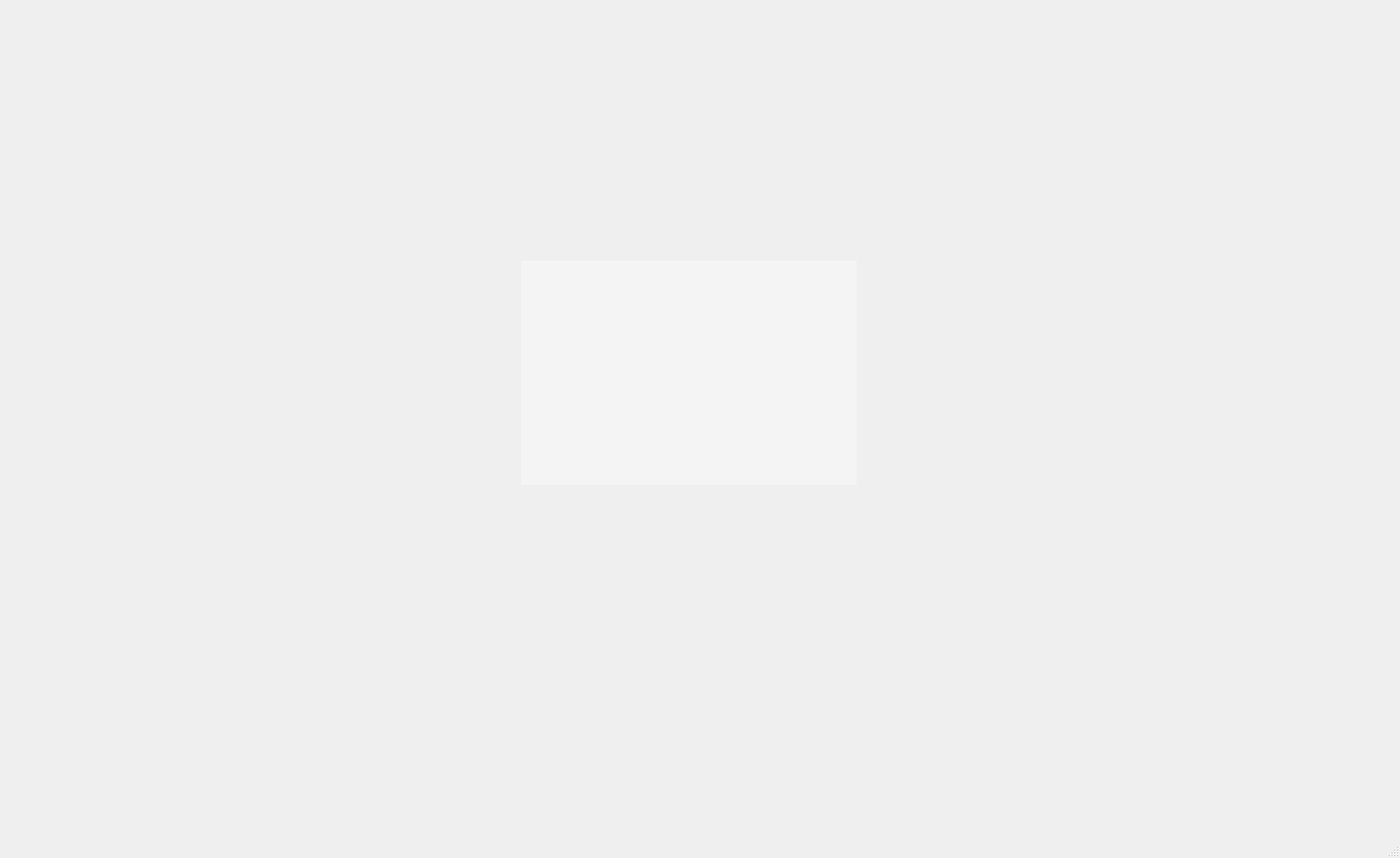
<?xml version="1.0" encoding="UTF-8"?>
<ui version="4.0">
 <class>MainWindow</class>
 <widget class="QMainWindow" name="MainWindow">
  <property name="geometry">
   <rect>
    <x>0</x>
    <y>0</y>
    <width>1505</width>
    <height>922</height>
   </rect>
  </property>
  <property name="windowTitle">
   <string>MainWindow</string>
  </property>
  <property name="styleSheet">
   <string notr="true"/>
  </property>
  <widget class="QWidget" name="centralwidget">
   <widget class="QStackedWidget" name="stackedWidget">
    <property name="geometry">
     <rect>
      <x>320</x>
      <y>50</y>
      <width>841</width>
      <height>731</height>
     </rect>
    </property>
    <property name="currentIndex">
     <number>4</number>
    </property>
    <widget class="QWidget" name="menu">
     <widget class="QLabel" name="label">
      <property name="enabled">
       <bool>false</bool>
      </property>
      <property name="geometry">
       <rect>
        <x>20</x>
        <y>190</y>
        <width>821</width>
        <height>471</height>
       </rect>
      </property>
      <property name="styleSheet">
       <string notr="true">border-image: url(:/img/background.png);
border-radius:30px;
</string>
      </property>
      <property name="text">
       <string/>
      </property>
     </widget>
     <widget class="QPushButton" name="page1_Button">
      <property name="geometry">
       <rect>
        <x>320</x>
        <y>380</y>
        <width>221</width>
        <height>121</height>
       </rect>
      </property>
      <property name="minimumSize">
       <size>
        <width>0</width>
        <height>121</height>
       </size>
      </property>
      <property name="styleSheet">
       <string notr="true">QPushButton {
    border-radius: 20px;
    image: url(:/img/单字识别.png);
    border: none; /* 如果不需要边框可以设置为none */
}

QPushButton:hover {
    background-color: rgba(255, 255, 255, 1); /* 添加半透明遮罩 */
}

QPushButton:pressed {
    margin: 2px; /* 调整边距，模拟按钮缩小效果 */
    background-color: rgba(255, 255, 255, 0.2); /* 保持悬停效果并应用于按下状态 */
}
</string>
      </property>
      <property name="text">
       <string/>
      </property>
      <property name="autoRepeatDelay">
       <number>300</number>
      </property>
     </widget>
     <widget class="QPushButton" name="page4_Button">
      <property name="geometry">
       <rect>
        <x>570</x>
        <y>510</y>
        <width>221</width>
        <height>121</height>
       </rect>
      </property>
      <property name="minimumSize">
       <size>
        <width>0</width>
        <height>121</height>
       </size>
      </property>
      <property name="styleSheet">
       <string notr="true">QPushButton {
    border-radius: 20px;
    image: url(:/img/相机识别.png);
    border: none; /* 如果不需要边框可以设置为none */
}

QPushButton:hover {
    background-color: rgba(255, 255, 255, 1); /* 添加半透明遮罩 */
}

QPushButton:pressed {
    margin: 2px; /* 调整边距，模拟按钮缩小效果 */
    background-color: rgba(255, 255, 255, 0.2); /* 保持悬停效果并应用于按下状态 */
}
</string>
      </property>
      <property name="text">
       <string/>
      </property>
      <property name="autoRepeatDelay">
       <number>300</number>
      </property>
     </widget>
     <widget class="QPushButton" name="page3_Button">
      <property name="geometry">
       <rect>
        <x>320</x>
        <y>510</y>
        <width>221</width>
        <height>121</height>
       </rect>
      </property>
      <property name="minimumSize">
       <size>
        <width>0</width>
        <height>121</height>
       </size>
      </property>
      <property name="styleSheet">
       <string notr="true">QPushButton {
    border-radius: 20px;
    image: url(:/img/手迹识别.png);
    border: none; /* 如果不需要边框可以设置为none */
}

QPushButton:hover {
    background-color: rgba(255, 255, 255, 1); /* 添加半透明遮罩 */
}

QPushButton:pressed {
    margin: 2px; /* 调整边距，模拟按钮缩小效果 */
    background-color: rgba(255, 255, 255, 0.2); /* 保持悬停效果并应用于按下状态 */
}
</string>
      </property>
      <property name="text">
       <string/>
      </property>
      <property name="autoRepeatDelay">
       <number>300</number>
      </property>
     </widget>
     <widget class="QPushButton" name="page2_Button">
      <property name="geometry">
       <rect>
        <x>570</x>
        <y>380</y>
        <width>221</width>
        <height>121</height>
       </rect>
      </property>
      <property name="minimumSize">
       <size>
        <width>0</width>
        <height>121</height>
       </size>
      </property>
      <property name="styleSheet">
       <string notr="true">QPushButton {
    border-radius: 20px;
    image: url(:/img/多字识别.png);
    border: none; /* 如果不需要边框可以设置为none */
}

QPushButton:hover {
    background-color: rgba(255, 255, 255, 1); /* 添加半透明遮罩 */
}

QPushButton:pressed {
    margin: 2px; /* 调整边距，模拟按钮缩小效果 */
    background-color: rgba(255, 255, 255, 0.2); /* 保持悬停效果并应用于按下状态 */
}
</string>
      </property>
      <property name="text">
       <string/>
      </property>
      <property name="autoRepeatDelay">
       <number>300</number>
      </property>
     </widget>
     <widget class="QLabel" name="label_2">
      <property name="enabled">
       <bool>true</bool>
      </property>
      <property name="geometry">
       <rect>
        <x>-60</x>
        <y>-160</y>
        <width>1211</width>
        <height>1141</height>
       </rect>
      </property>
      <property name="styleSheet">
       <string notr="true">image: url(:/img/digit.png);</string>
      </property>
      <property name="text">
       <string/>
      </property>
     </widget>
     <widget class="QPushButton" name="closs_Button">
      <property name="geometry">
       <rect>
        <x>40</x>
        <y>210</y>
        <width>41</width>
        <height>31</height>
       </rect>
      </property>
      <property name="styleSheet">
       <string notr="true">QPushButton {
    border-radius: 20px;
    image: url(:/img/x.png);
    border: none; /* 如果不需要边框可以设置为none */
}

QPushButton:hover {
	border-radius: 50px;
    background-color: rgba(255, 255, 255, 0.2); /* 添加半透明遮罩 */
}

QPushButton:pressed {
    margin: 2px; /* 调整边距，模拟按钮缩小效果 */
    background-color: rgba(255, 255, 255, 0.2); /* 保持悬停效果并应用于按下状态 */
}</string>
      </property>
      <property name="text">
       <string/>
      </property>
     </widget>
     <zorder>label</zorder>
     <zorder>label_2</zorder>
     <zorder>page3_Button</zorder>
     <zorder>page4_Button</zorder>
     <zorder>page2_Button</zorder>
     <zorder>page1_Button</zorder>
     <zorder>closs_Button</zorder>
    </widget>
    <widget class="QWidget" name="page1">
     <widget class="QLabel" name="label_3">
      <property name="enabled">
       <bool>false</bool>
      </property>
      <property name="geometry">
       <rect>
        <x>20</x>
        <y>190</y>
        <width>821</width>
        <height>471</height>
       </rect>
      </property>
      <property name="styleSheet">
       <string notr="true">border-image: url(:/img/background1.png);
border-radius:30px;
</string>
      </property>
      <property name="text">
       <string/>
      </property>
     </widget>
     <widget class="QLabel" name="display">
      <property name="geometry">
       <rect>
        <x>110</x>
        <y>240</y>
        <width>251</width>
        <height>281</height>
       </rect>
      </property>
      <property name="styleSheet">
       <string notr="true">background-color: rgba(255, 255, 255, 80);</string>
      </property>
      <property name="text">
       <string/>
      </property>
     </widget>
     <widget class="QPushButton" name="closs">
      <property name="geometry">
       <rect>
        <x>40</x>
        <y>210</y>
        <width>41</width>
        <height>31</height>
       </rect>
      </property>
      <property name="styleSheet">
       <string notr="true">QPushButton {
    border-radius: 20px;
    image: url(:/img/x.png);
    border: none; /* 如果不需要边框可以设置为none */
}

QPushButton:hover {
	border-radius: 50px;
    background-color: rgba(255, 255, 255, 0.2); /* 添加半透明遮罩 */
}

QPushButton:pressed {
    margin: 2px; /* 调整边距，模拟按钮缩小效果 */
    background-color: rgba(255, 255, 255, 0.2); /* 保持悬停效果并应用于按下状态 */
}</string>
      </property>
      <property name="text">
       <string/>
      </property>
     </widget>
     <widget class="QPushButton" name="reup_Button">
      <property name="geometry">
       <rect>
        <x>150</x>
        <y>550</y>
        <width>171</width>
        <height>61</height>
       </rect>
      </property>
      <property name="styleSheet">
       <string notr="true">QPushButton {
    border-radius: 20px;
    image: url(:/img/重新上传.png);
    border: none; /* 如果不需要边框可以设置为none */
}

QPushButton:hover {
    background-color: rgba(255, 255, 255, 1); /* 添加半透明遮罩 */
}

QPushButton:pressed {
    margin: 2px; /* 调整边距，模拟按钮缩小效果 */
    background-color: rgba(255, 255, 255, 0.2); /* 保持悬停效果并应用于按下状态 */
}
</string>
      </property>
      <property name="text">
       <string/>
      </property>
     </widget>
     <widget class="QPushButton" name="up_Button">
      <property name="geometry">
       <rect>
        <x>150</x>
        <y>550</y>
        <width>171</width>
        <height>61</height>
       </rect>
      </property>
      <property name="styleSheet">
       <string notr="true">QPushButton {
    border-radius: 20px;
    image: url(:/img/上传.png);
    border: none; /* 如果不需要边框可以设置为none */
}

QPushButton:hover {
    background-color: rgba(255, 255, 255, 1); /* 添加半透明遮罩 */
}

QPushButton:pressed {
    margin: 2px; /* 调整边距，模拟按钮缩小效果 */
    background-color: rgba(255, 255, 255, 0.2); /* 保持悬停效果并应用于按下状态 */
}
</string>
      </property>
      <property name="text">
       <string/>
      </property>
     </widget>
     <widget class="QPushButton" name="reconize_Button_2">
      <property name="geometry">
       <rect>
        <x>410</x>
        <y>390</y>
        <width>111</width>
        <height>41</height>
       </rect>
      </property>
      <property name="styleSheet">
       <string notr="true">QPushButton {
    border-radius: 10px;
    image: url(:/img/箭头.png);
    border: none; /* 如果不需要边框可以设置为none */
}

QPushButton:hover {
    background-color: rgba(255, 255, 255, 1); /* 添加半透明遮罩 */
}

QPushButton:pressed {
    margin: 2px; /* 调整边距，模拟按钮缩小效果 */
    background-color: rgba(255, 255, 255, 0.2); /* 保持悬停效果并应用于按下状态 */
}
</string>
      </property>
      <property name="text">
       <string/>
      </property>
     </widget>
     <widget class="QLabel" name="label_5">
      <property name="geometry">
       <rect>
        <x>560</x>
        <y>280</y>
        <width>231</width>
        <height>61</height>
       </rect>
      </property>
      <property name="styleSheet">
       <string notr="true">font: 20pt &quot;黑体&quot;;
color:white;
</string>
      </property>
      <property name="text">
       <string>您输入的数字是</string>
      </property>
     </widget>
     <widget class="QLabel" name="digit">
      <property name="geometry">
       <rect>
        <x>610</x>
        <y>380</y>
        <width>121</width>
        <height>181</height>
       </rect>
      </property>
      <property name="styleSheet">
       <string notr="true">font: 150pt &quot;黑体&quot;;
color: white;</string>
      </property>
      <property name="text">
       <string>5</string>
      </property>
     </widget>
     <widget class="QPushButton" name="menu_Button">
      <property name="geometry">
       <rect>
        <x>40</x>
        <y>250</y>
        <width>41</width>
        <height>31</height>
       </rect>
      </property>
      <property name="styleSheet">
       <string notr="true">QPushButton {
    border-radius: 20px;
    image: url(:/img/主页.png);
    border: none; /* 如果不需要边框可以设置为none */
}

QPushButton:hover {
	border-radius: 50px;
    background-color: rgba(255, 255, 255, 0.2); /* 添加半透明遮罩 */
}

QPushButton:pressed {
    margin: 2px; /* 调整边距，模拟按钮缩小效果 */
    background-color: rgba(255, 255, 255, 0.2); /* 保持悬停效果并应用于按下状态 */
}</string>
      </property>
      <property name="text">
       <string/>
      </property>
     </widget>
     <zorder>label_3</zorder>
     <zorder>closs</zorder>
     <zorder>display</zorder>
     <zorder>reup_Button</zorder>
     <zorder>up_Button</zorder>
     <zorder>reconize_Button_2</zorder>
     <zorder>label_5</zorder>
     <zorder>digit</zorder>
     <zorder>menu_Button</zorder>
    </widget>
    <widget class="QWidget" name="page2">
     <widget class="QLabel" name="label_7">
      <property name="enabled">
       <bool>false</bool>
      </property>
      <property name="geometry">
       <rect>
        <x>20</x>
        <y>190</y>
        <width>821</width>
        <height>471</height>
       </rect>
      </property>
      <property name="styleSheet">
       <string notr="true">border-image: url(:/img/background1.png);
border-radius:30px;
</string>
      </property>
      <property name="text">
       <string/>
      </property>
     </widget>
     <widget class="QPushButton" name="reup_Button_2">
      <property name="geometry">
       <rect>
        <x>40</x>
        <y>210</y>
        <width>41</width>
        <height>31</height>
       </rect>
      </property>
      <property name="styleSheet">
       <string notr="true">QPushButton {
    border-radius: 20px;
    image: url(:/img/x.png);
    border: none; /* 如果不需要边框可以设置为none */
}

QPushButton:hover {
	border-radius: 50px;
    background-color: rgba(255, 255, 255, 0.2); /* 添加半透明遮罩 */
}

QPushButton:pressed {
    margin: 2px; /* 调整边距，模拟按钮缩小效果 */
    background-color: rgba(255, 255, 255, 0.2); /* 保持悬停效果并应用于按下状态 */
}</string>
      </property>
      <property name="text">
       <string/>
      </property>
     </widget>
     <widget class="QLabel" name="display_2">
      <property name="geometry">
       <rect>
        <x>110</x>
        <y>240</y>
        <width>251</width>
        <height>281</height>
       </rect>
      </property>
      <property name="styleSheet">
       <string notr="true">background-color: rgba(255, 255, 255, 80);</string>
      </property>
      <property name="text">
       <string/>
      </property>
     </widget>
     <widget class="QPushButton" name="up_Buttton">
      <property name="geometry">
       <rect>
        <x>150</x>
        <y>550</y>
        <width>171</width>
        <height>61</height>
       </rect>
      </property>
      <property name="styleSheet">
       <string notr="true">QPushButton {
    border-radius: 20px;
    image: url(:/img/上传.png);
    border: none; /* 如果不需要边框可以设置为none */
}

QPushButton:hover {
    background-color: rgba(255, 255, 255, 1); /* 添加半透明遮罩 */
}

QPushButton:pressed {
    margin: 2px; /* 调整边距，模拟按钮缩小效果 */
    background-color: rgba(255, 255, 255, 0.2); /* 保持悬停效果并应用于按下状态 */
}
</string>
      </property>
      <property name="text">
       <string/>
      </property>
     </widget>
     <widget class="QPushButton" name="up">
      <property name="geometry">
       <rect>
        <x>150</x>
        <y>550</y>
        <width>171</width>
        <height>61</height>
       </rect>
      </property>
      <property name="styleSheet">
       <string notr="true">QPushButton {
    border-radius: 20px;
    image: url(:/img/重新上传.png);
    border: none; /* 如果不需要边框可以设置为none */
}

QPushButton:hover {
    background-color: rgba(255, 255, 255, 1); /* 添加半透明遮罩 */
}

QPushButton:pressed {
    margin: 2px; /* 调整边距，模拟按钮缩小效果 */
    background-color: rgba(255, 255, 255, 0.2); /* 保持悬停效果并应用于按下状态 */
}
</string>
      </property>
      <property name="text">
       <string/>
      </property>
     </widget>
     <widget class="QPushButton" name="reconize_Button">
      <property name="geometry">
       <rect>
        <x>410</x>
        <y>390</y>
        <width>111</width>
        <height>41</height>
       </rect>
      </property>
      <property name="styleSheet">
       <string notr="true">QPushButton {
    border-radius: 10px;
    image: url(:/img/箭头.png);
    border: none; /* 如果不需要边框可以设置为none */
}

QPushButton:hover {
    background-color: rgba(255, 255, 255, 1); /* 添加半透明遮罩 */
}

QPushButton:pressed {
    margin: 2px; /* 调整边距，模拟按钮缩小效果 */
    background-color: rgba(255, 255, 255, 0.2); /* 保持悬停效果并应用于按下状态 */
}
</string>
      </property>
      <property name="text">
       <string/>
      </property>
     </widget>
     <widget class="QLabel" name="label_11">
      <property name="geometry">
       <rect>
        <x>560</x>
        <y>240</y>
        <width>231</width>
        <height>61</height>
       </rect>
      </property>
      <property name="styleSheet">
       <string notr="true">font: 20pt &quot;黑体&quot;;
color:white;
</string>
      </property>
      <property name="text">
       <string>图片中的数字有</string>
      </property>
     </widget>
     <widget class="QLabel" name="label_12">
      <property name="geometry">
       <rect>
        <x>570</x>
        <y>300</y>
        <width>191</width>
        <height>271</height>
       </rect>
      </property>
      <property name="styleSheet">
       <string notr="true">font: 15pt &quot;黑体&quot;;
color: white;</string>
      </property>
      <property name="text">
       <string>123456789012345678
1234567890</string>
      </property>
     </widget>
     <widget class="QPushButton" name="menu_Button_1">
      <property name="geometry">
       <rect>
        <x>40</x>
        <y>250</y>
        <width>41</width>
        <height>31</height>
       </rect>
      </property>
      <property name="styleSheet">
       <string notr="true">QPushButton {
    border-radius: 20px;
    image: url(:/img/主页.png);
    border: none; /* 如果不需要边框可以设置为none */
}

QPushButton:hover {
	border-radius: 50px;
    background-color: rgba(255, 255, 255, 0.2); /* 添加半透明遮罩 */
}

QPushButton:pressed {
    margin: 2px; /* 调整边距，模拟按钮缩小效果 */
    background-color: rgba(255, 255, 255, 0.2); /* 保持悬停效果并应用于按下状态 */
}</string>
      </property>
      <property name="text">
       <string/>
      </property>
     </widget>
     <zorder>label_7</zorder>
     <zorder>reup_Button_2</zorder>
     <zorder>display_2</zorder>
     <zorder>up</zorder>
     <zorder>reconize_Button</zorder>
     <zorder>label_11</zorder>
     <zorder>up_Buttton</zorder>
     <zorder>label_12</zorder>
     <zorder>menu_Button_1</zorder>
    </widget>
    <widget class="QWidget" name="page_3">
     <widget class="QLabel" name="label_8">
      <property name="enabled">
       <bool>false</bool>
      </property>
      <property name="geometry">
       <rect>
        <x>20</x>
        <y>190</y>
        <width>821</width>
        <height>471</height>
       </rect>
      </property>
      <property name="styleSheet">
       <string notr="true">border-image: url(:/img/background1.png);
border-radius:30px;
</string>
      </property>
      <property name="text">
       <string/>
      </property>
     </widget>
     <widget class="QPushButton" name="pushButton_11">
      <property name="geometry">
       <rect>
        <x>40</x>
        <y>210</y>
        <width>41</width>
        <height>31</height>
       </rect>
      </property>
      <property name="styleSheet">
       <string notr="true">QPushButton {
    border-radius: 20px;
    image: url(:/img/x.png);
    border: none; /* 如果不需要边框可以设置为none */
}

QPushButton:hover {
	border-radius: 50px;
    background-color: rgba(255, 255, 255, 0.2); /* 添加半透明遮罩 */
}

QPushButton:pressed {
    margin: 2px; /* 调整边距，模拟按钮缩小效果 */
    background-color: rgba(255, 255, 255, 0.2); /* 保持悬停效果并应用于按下状态 */
}</string>
      </property>
      <property name="text">
       <string/>
      </property>
     </widget>
     <widget class="QPushButton" name="menu_Button_2">
      <property name="geometry">
       <rect>
        <x>40</x>
        <y>250</y>
        <width>41</width>
        <height>31</height>
       </rect>
      </property>
      <property name="styleSheet">
       <string notr="true">QPushButton {
    border-radius: 20px;
    image: url(:/img/主页.png);
    border: none; /* 如果不需要边框可以设置为none */
}

QPushButton:hover {
	border-radius: 50px;
    background-color: rgba(255, 255, 255, 0.2); /* 添加半透明遮罩 */
}

QPushButton:pressed {
    margin: 2px; /* 调整边距，模拟按钮缩小效果 */
    background-color: rgba(255, 255, 255, 0.2); /* 保持悬停效果并应用于按下状态 */
}</string>
      </property>
      <property name="text">
       <string/>
      </property>
     </widget>
     <widget class="QStackedWidget" name="page_3_inside">
      <property name="geometry">
       <rect>
        <x>100</x>
        <y>270</y>
        <width>661</width>
        <height>361</height>
       </rect>
      </property>
      <property name="styleSheet">
       <string notr="true">background-color: rgba(255, 255, 255, 0);</string>
      </property>
      <property name="currentIndex">
       <number>0</number>
      </property>
      <widget class="QWidget" name="page_3_1">
       <widget class="QPushButton" name="start_Button">
        <property name="geometry">
         <rect>
          <x>450</x>
          <y>120</y>
          <width>141</width>
          <height>71</height>
         </rect>
        </property>
        <property name="styleSheet">
         <string notr="true">QPushButton {
    border-radius: 20px;
    image: url(:/img/开始.png);
    border: none; /* 如果不需要边框可以设置为none */
}

QPushButton:hover {
    background-color: rgba(255, 255, 255, 1); /* 添加半透明遮罩 */
}

QPushButton:pressed {
    margin: 2px; /* 调整边距，模拟按钮缩小效果 */
    background-color: rgba(255, 255, 255, 0.2); /* 保持悬停效果并应用于按下状态 */
}</string>
        </property>
        <property name="text">
         <string/>
        </property>
       </widget>
       <widget class="QLabel" name="display_3">
        <property name="geometry">
         <rect>
          <x>20</x>
          <y>0</y>
          <width>311</width>
          <height>311</height>
         </rect>
        </property>
        <property name="styleSheet">
         <string notr="true">background-color: rgba(255, 255, 255, 80);
font: 87 11pt &quot;思源黑体 CN Heavy&quot;;
border-radius: 20px;</string>
        </property>
        <property name="text">
         <string/>
        </property>
       </widget>
      </widget>
      <widget class="QWidget" name="page_3_2">
       <widget class="QLabel" name="display_5">
        <property name="geometry">
         <rect>
          <x>20</x>
          <y>0</y>
          <width>311</width>
          <height>311</height>
         </rect>
        </property>
        <property name="styleSheet">
         <string notr="true">font: 87 11pt &quot;思源黑体 CN Heavy&quot;;
background-color: rgba(255, 255, 255, 254);
border-radius: 20px;</string>
        </property>
        <property name="text">
         <string/>
        </property>
       </widget>
       <widget class="QLabel" name="label_6">
        <property name="geometry">
         <rect>
          <x>380</x>
          <y>-10</y>
          <width>271</width>
          <height>61</height>
         </rect>
        </property>
        <property name="styleSheet">
         <string notr="true">font: 22pt &quot;黑体&quot;;
color:white;
</string>
        </property>
        <property name="text">
         <string>您写下的数字是</string>
        </property>
       </widget>
       <widget class="QLabel" name="digit_2">
        <property name="geometry">
         <rect>
          <x>450</x>
          <y>60</y>
          <width>121</width>
          <height>181</height>
         </rect>
        </property>
        <property name="styleSheet">
         <string notr="true">font: 150pt &quot;黑体&quot;;
color: white;</string>
        </property>
        <property name="text">
         <string>5</string>
        </property>
       </widget>
       <widget class="QPushButton" name="reconize_Button_3">
        <property name="geometry">
         <rect>
          <x>380</x>
          <y>270</y>
          <width>121</width>
          <height>51</height>
         </rect>
        </property>
        <property name="styleSheet">
         <string notr="true">QPushButton {
    border-radius: 10px;
    image: url(:/img/开始识别.png);
    border: none; /* 如果不需要边框可以设置为none */
}

QPushButton:hover {
    background-color: rgba(255, 255, 255, 1); /* 添加半透明遮罩 */
}

QPushButton:pressed {
    margin: 2px; /* 调整边距，模拟按钮缩小效果 */
    background-color: rgba(255, 255, 255, 0.2); /* 保持悬停效果并应用于按下状态 */
}
</string>
        </property>
        <property name="text">
         <string/>
        </property>
       </widget>
       <widget class="QPushButton" name="reconize_Button_4">
        <property name="geometry">
         <rect>
          <x>520</x>
          <y>270</y>
          <width>121</width>
          <height>51</height>
         </rect>
        </property>
        <property name="styleSheet">
         <string notr="true">QPushButton {
    border-radius: 10px;
    image: url(:/img/清空.png);
    border: none; /* 如果不需要边框可以设置为none */
}

QPushButton:hover {
    background-color: rgba(255, 255, 255, 1); /* 添加半透明遮罩 */
}

QPushButton:pressed {
    margin: 2px; /* 调整边距，模拟按钮缩小效果 */
    background-color: rgba(255, 255, 255, 0.2); /* 保持悬停效果并应用于按下状态 */
}
</string>
        </property>
        <property name="text">
         <string/>
        </property>
       </widget>
      </widget>
     </widget>
    </widget>
    <widget class="QWidget" name="page_4">
     <widget class="QLabel" name="label_9">
      <property name="enabled">
       <bool>false</bool>
      </property>
      <property name="geometry">
       <rect>
        <x>20</x>
        <y>190</y>
        <width>821</width>
        <height>471</height>
       </rect>
      </property>
      <property name="styleSheet">
       <string notr="true">border-image: url(:/img/background1.png);
border-radius:30px;
</string>
      </property>
      <property name="text">
       <string/>
      </property>
     </widget>
     <widget class="QPushButton" name="closs_2">
      <property name="geometry">
       <rect>
        <x>40</x>
        <y>210</y>
        <width>41</width>
        <height>31</height>
       </rect>
      </property>
      <property name="styleSheet">
       <string notr="true">QPushButton {
    border-radius: 20px;
    image: url(:/img/x.png);
    border: none; /* 如果不需要边框可以设置为none */
}

QPushButton:hover {
	border-radius: 50px;
    background-color: rgba(255, 255, 255, 0.2); /* 添加半透明遮罩 */
}

QPushButton:pressed {
    margin: 2px; /* 调整边距，模拟按钮缩小效果 */
    background-color: rgba(255, 255, 255, 0.2); /* 保持悬停效果并应用于按下状态 */
}</string>
      </property>
      <property name="text">
       <string/>
      </property>
     </widget>
     <widget class="QPushButton" name="menu_Button_3">
      <property name="geometry">
       <rect>
        <x>40</x>
        <y>250</y>
        <width>41</width>
        <height>31</height>
       </rect>
      </property>
      <property name="styleSheet">
       <string notr="true">QPushButton {
    border-radius: 20px;
    image: url(:/img/主页.png);
    border: none; /* 如果不需要边框可以设置为none */
}

QPushButton:hover {
	border-radius: 50px;
    background-color: rgba(255, 255, 255, 0.2); /* 添加半透明遮罩 */
}

QPushButton:pressed {
    margin: 2px; /* 调整边距，模拟按钮缩小效果 */
    background-color: rgba(255, 255, 255, 0.2); /* 保持悬停效果并应用于按下状态 */
}</string>
      </property>
      <property name="text">
       <string/>
      </property>
     </widget>
     <widget class="QStackedWidget" name="page_4_inside">
      <property name="geometry">
       <rect>
        <x>90</x>
        <y>220</y>
        <width>691</width>
        <height>401</height>
       </rect>
      </property>
      <property name="styleSheet">
       <string notr="true">background-color: rgba(255, 255, 255, 0);</string>
      </property>
      <property name="currentIndex">
       <number>0</number>
      </property>
      <widget class="QWidget" name="page_4_1">
       <widget class="QLabel" name="display_4">
        <property name="geometry">
         <rect>
          <x>150</x>
          <y>10</y>
          <width>361</width>
          <height>241</height>
         </rect>
        </property>
        <property name="styleSheet">
         <string notr="true">background-color: rgba(255, 255, 255, 80);
font: 87 11pt &quot;思源黑体 CN Heavy&quot;;</string>
        </property>
        <property name="text">
         <string/>
        </property>
       </widget>
       <widget class="QPushButton" name="start_Button_2">
        <property name="geometry">
         <rect>
          <x>260</x>
          <y>300</y>
          <width>141</width>
          <height>71</height>
         </rect>
        </property>
        <property name="styleSheet">
         <string notr="true">QPushButton {
    border-radius: 20px;
    image: url(:/img/开始.png);
    border: none; /* 如果不需要边框可以设置为none */
}

QPushButton:hover {
    background-color: rgba(255, 255, 255, 1); /* 添加半透明遮罩 */
}

QPushButton:pressed {
    margin: 2px; /* 调整边距，模拟按钮缩小效果 */
    background-color: rgba(255, 255, 255, 0.2); /* 保持悬停效果并应用于按下状态 */
}</string>
        </property>
        <property name="text">
         <string/>
        </property>
       </widget>
      </widget>
      <widget class="QWidget" name="page_4_2">
       <widget class="QLabel" name="display_6">
        <property name="geometry">
         <rect>
          <x>150</x>
          <y>10</y>
          <width>361</width>
          <height>241</height>
         </rect>
        </property>
        <property name="styleSheet">
         <string notr="true">background-color: rgba(255, 255, 255, 255);
font: 87 11pt &quot;思源黑体 CN Heavy&quot;;</string>
        </property>
        <property name="text">
         <string/>
        </property>
       </widget>
       <widget class="QPushButton" name="reconize_Button_5">
        <property name="geometry">
         <rect>
          <x>540</x>
          <y>110</y>
          <width>121</width>
          <height>51</height>
         </rect>
        </property>
        <property name="styleSheet">
         <string notr="true">QPushButton {
    border-radius: 10px;
    image: url(:/img/开始识别.png);
    border: none; /* 如果不需要边框可以设置为none */
}

QPushButton:hover {
    background-color: rgba(255, 255, 255, 1); /* 添加半透明遮罩 */
}

QPushButton:pressed {
    margin: 2px; /* 调整边距，模拟按钮缩小效果 */
    background-color: rgba(255, 255, 255, 0.2); /* 保持悬停效果并应用于按下状态 */
}
</string>
        </property>
        <property name="text">
         <string/>
        </property>
       </widget>
       <widget class="QLabel" name="label_4">
        <property name="geometry">
         <rect>
          <x>240</x>
          <y>260</y>
          <width>221</width>
          <height>31</height>
         </rect>
        </property>
        <property name="styleSheet">
         <string notr="true">font: 87 14pt &quot;思源黑体 CN Heavy&quot;;</string>
        </property>
        <property name="text">
         <string>识别到的数字有：</string>
        </property>
       </widget>
       <widget class="QLabel" name="label_10">
        <property name="geometry">
         <rect>
          <x>150</x>
          <y>310</y>
          <width>361</width>
          <height>81</height>
         </rect>
        </property>
        <property name="styleSheet">
         <string notr="true">font: 75 12pt &quot;思源黑体 CN Bold&quot;;</string>
        </property>
        <property name="text">
         <string>173636434873384989849823953444</string>
        </property>
       </widget>
      </widget>
     </widget>
    </widget>
   </widget>
  </widget>
  <widget class="QStatusBar" name="statusbar"/>
 </widget>
 <resources>
  <include location="img/source.qrc"/>
 </resources>
 <connections>
  <connection>
   <sender>closs_Button</sender>
   <signal>clicked()</signal>
   <receiver>MainWindow</receiver>
   <slot>close()</slot>
   <hints>
    <hint type="sourcelabel">
     <x>374</x>
     <y>278</y>
    </hint>
    <hint type="destinationlabel">
     <x>127</x>
     <y>289</y>
    </hint>
   </hints>
  </connection>
  <connection>
   <sender>closs</sender>
   <signal>clicked()</signal>
   <receiver>MainWindow</receiver>
   <slot>close()</slot>
   <hints>
    <hint type="sourcelabel">
     <x>381</x>
     <y>275</y>
    </hint>
    <hint type="destinationlabel">
     <x>218</x>
     <y>276</y>
    </hint>
   </hints>
  </connection>
  <connection>
   <sender>reup_Button_2</sender>
   <signal>clicked()</signal>
   <receiver>MainWindow</receiver>
   <slot>close()</slot>
   <hints>
    <hint type="sourcelabel">
     <x>384</x>
     <y>273</y>
    </hint>
    <hint type="destinationlabel">
     <x>182</x>
     <y>268</y>
    </hint>
   </hints>
  </connection>
  <connection>
   <sender>pushButton_11</sender>
   <signal>clicked()</signal>
   <receiver>MainWindow</receiver>
   <slot>close()</slot>
   <hints>
    <hint type="sourcelabel">
     <x>376</x>
     <y>275</y>
    </hint>
    <hint type="destinationlabel">
     <x>252</x>
     <y>303</y>
    </hint>
   </hints>
  </connection>
  <connection>
   <sender>closs_2</sender>
   <signal>clicked()</signal>
   <receiver>MainWindow</receiver>
   <slot>close()</slot>
   <hints>
    <hint type="sourcelabel">
     <x>385</x>
     <y>269</y>
    </hint>
    <hint type="destinationlabel">
     <x>214</x>
     <y>264</y>
    </hint>
   </hints>
  </connection>
 </connections>
</ui>
